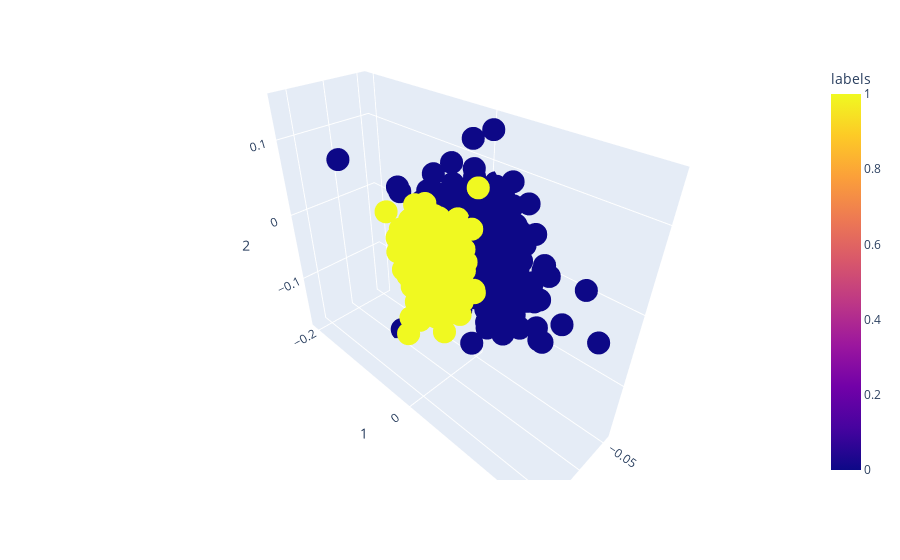

This figure's notebook cell:
### Markdown cell above
Locally Linear Embedding

### Code cell
df = pd.DataFrame(sr_lle)
df['labels'] = labels

fig = px.scatter_3d(df, x=0, y=1, z=2, color='labels')
fig.show()

### Figure 1 — Plotly figure (JSON) as saved in the notebook; plotly's stock layout.template omitted (floating-point values rounded to 4 significant figures; data arrays with more than 128 entries replaced by an {"elided": "..."} marker saying what was removed)
{"data": [{"hovertemplate": "0=%{x}<br>1=%{y}<br>2=%{z}<br>labels=%{marker.color}<extra></extra>", "legendgroup": "", "marker": {"color": {"elided": "1000 int values"}, "coloraxis": "coloraxis", "symbol": "circle"}, "mode": "markers", "name": "", "scene": "scene", "showlegend": false, "type": "scatter3d", "x": {"elided": "1000 float values"}, "y": {"elided": "1000 float values"}, "z": {"elided": "1000 float values"}}], "layout": {"coloraxis": {"colorbar": {"title": {"text": "labels"}}, "colorscale": [[0, "#0d0887"], [0.1111, "#46039f"], [0.2222, "#7201a8"], [0.3333, "#9c179e"], [0.4444, "#bd3786"], [0.5556, "#d8576b"], [0.6667, "#ed7953"], [0.7778, "#fb9f3a"], [0.8889, "#fdca26"], [1, "#f0f921"]]}, "legend": {"tracegroupgap": 0}, "margin": {"t": 60}, "scene": {"domain": {"x": [0, 1], "y": [0, 1]}, "xaxis": {"title": {"text": "0"}}, "yaxis": {"title": {"text": "1"}}, "zaxis": {"title": {"text": "2"}}}}}
